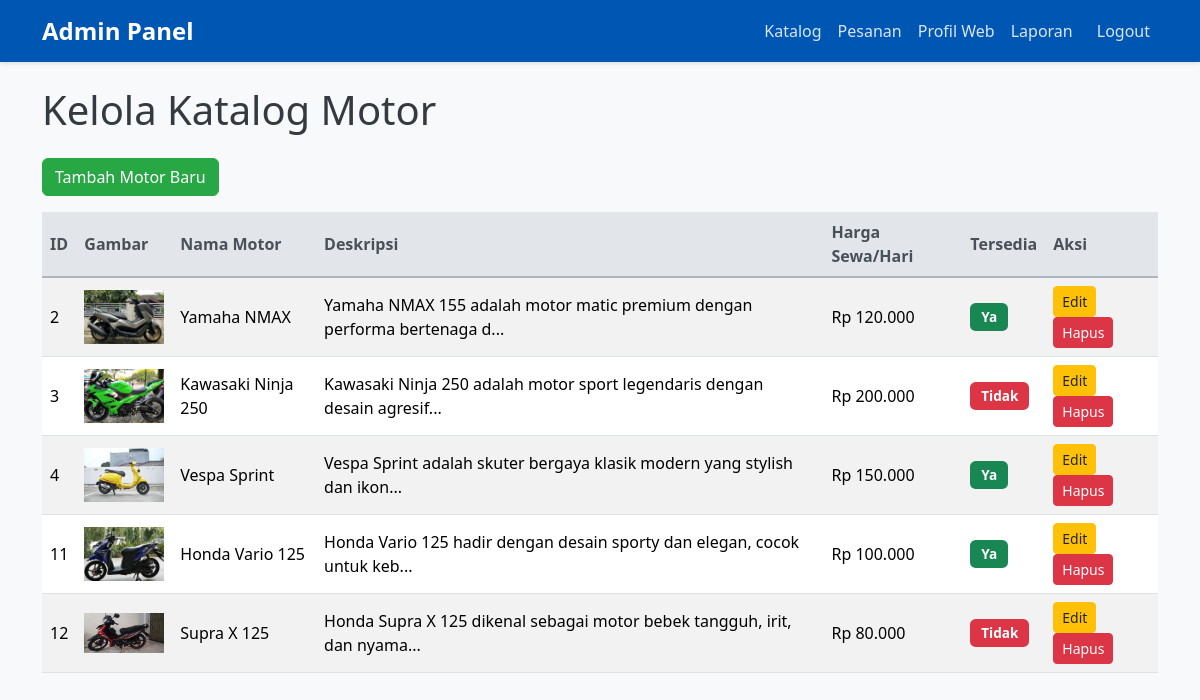
Page /admin/motorcycles/index.php (signed in) on the committed database.
### tables this page shows
CREATE TABLE `motorcycles` (
  `id` int(11) NOT NULL,
  `name` varchar(100) NOT NULL,
  `description` text DEFAULT NULL,
  `rental_price` decimal(10,2) NOT NULL,
  `image_path` varchar(255) DEFAULT NULL,
  `is_available` tinyint(1) DEFAULT 1,
  `created_at` timestamp NOT NULL DEFAULT current_timestamp(),
  `updated_at` timestamp NOT NULL DEFAULT current_timestamp() ON UPDATE current_timestamp()
);

### app/core/Database.php (called while the page is built, shortened)
<?php
class Database {
    private static $instance = null;
    private $conn;
    private function __construct() {
        $dsn = "mysql:host=" . DB_HOST . ";dbname=" . DB_NAME;
        $options = [
            PDO::ATTR_ERRMODE            => PDO::ERRMODE_EXCEPTION,
            PDO::ATTR_DEFAULT_FETCH_MODE => PDO::FETCH_ASSOC,
            PDO::ATTR_EMULATE_PREPARES   => false,
        ];
        try {
            $this->conn = new PDO($dsn, DB_USER, DB_PASS, $options);
        } catch (PDOException $e) {
            die("Koneksi database gagal: " . $e->getMessage());
        }
    }
    public static function getInstance() {
        if (!self::$instance) {
            self::$instance = new Database();
        }
        return self::$instance;
    }
    public function getConnection() {
        return $this->conn;
    }
}
?>

### app/models/Motorcycle.php (called while the page is built, shortened)
<?php
require_once __DIR__ . '/../core/Database.php';
class Motorcycle {
    private $db;
    public function __construct() {
        $this->db = Database::getInstance()->getConnection();
    }
    public function getAllMotorcycles($orderBy = 'id', $orderDirection = 'ASC', $searchQuery = null) {
        $allowedColumns = ['id', 'name', 'rental_price', 'created_at'];
        $orderDirection = strtoupper($orderDirection);
        $sql = "SELECT * FROM motorcycles";
        $params = [];
        $sql .= " ORDER BY " . $orderBy . " " . $orderDirection;
        $stmt = $this->db->prepare($sql);
        $stmt->execute($params);
        return $stmt->fetchAll();
    }
}

### public/admin/motorcycles/index.php (the view, shortened to what this page needs)
<?php
require_once __DIR__ . '/../../../app/models/Motorcycle.php';
require_once __DIR__ . '/../../../app/core/Database.php';
$motorcycleModel = new Motorcycle();
$motorcycles = $motorcycleModel->getAllMotorcycles('id', 'ASC');
?>
<!DOCTYPE html>
<html lang="id">
<head>
    <link href="https://cdn.jsdelivr.net/npm/bootstrap@5.3.3/dist/css/bootstrap.min.css" rel="stylesheet">
    <link rel="stylesheet" href="../../assets/css/style.css">
    <link href="https://cdn.jsdelivr.net/npm/sweetalert2@11/dist/sweetalert2.min.css" rel="stylesheet">
</head>
<body>
    <nav class="navbar navbar-expand-lg navbar-dark bg-dark">
        <div class="container">
            <a class="navbar-brand" href="../dashboard.php">Admin Panel</a>
            <div class="collapse navbar-collapse" id="navbarNav">
                <ul class="navbar-nav ms-auto">
                    <li class="nav-item"><a class="nav-link" href="index.php">Katalog</a></li>
                    <li class="nav-item"><a class="nav-link" href="../orders/">Pesanan</a></li>
                    <?php if ($_SESSION['role'] === 'admin'): ?>
                    <li class="nav-item"><a class="nav-link" href="../profile/">Profil Web</a></li>
                    <li class="nav-item"><a class="nav-link" href="../reports/">Laporan</a></li>
                    <?php endif; ?>
                    <li class="nav-item"><a class="nav-link btn btn-outline-light ms-2" href="../logout.php">Logout</a></li>
                </ul>
            </div>
        </div>
    </nav>
    <div class="container mt-4">
        <h1 class="mb-4">Kelola Katalog Motor</h1>
        <?php if ($_SESSION['role'] === 'admin'): ?>
            <a href="add.php" class="btn btn-success mb-3">Tambah Motor Baru</a>
        <?php endif; ?>
        <?php if (!empty($motorcycles)): ?>
            <div class="table-responsive">
                <table class="table table-striped table-hover">
                    <thead>
                        <tr>
                            <th>ID</th>
                            <th>Gambar</th>
                            <th>Nama Motor</th>
                            <th>Deskripsi</th>
                            <th>Harga Sewa/Hari</th>
                            <th>Tersedia</th>
                            <th>Aksi</th>
                        </tr>
                    </thead>
                    <tbody>
                        <?php foreach ($motorcycles as $motor): ?>
                            <tr>
                                <td><?php echo htmlspecialchars($motor['id']); ?></td>
                                <td>
                                    <?php if (!empty($motor['image_path']) && file_exists(__DIR__ . '/../../' . $motor['image_path'])): ?>
                                        <img src="../../<?php echo htmlspecialchars($motor['image_path']); ?>" alt="<?php echo htmlspecialchars($motor['name']); ?>" width="80">
                                    <?php else: ?>
                                        Tidak ada gambar
                                    <?php endif; ?>
                                </td>
                                <td><?php echo htmlspecialchars($motor['name']); ?></td>
                                <td><?php echo nl2br(htmlspecialchars(substr($motor['description'], 0, 70))); ?>...</td>
                                <td>Rp <?php echo number_format($motor['rental_price'], 0, ',', '.'); ?></td>
                                <td>
                                    <?php if ($motor['is_available']): ?>
                                        <span class="badge bg-success">Ya</span>
                                    <?php else: ?>
                                        <span class="badge bg-danger">Tidak</span>
                                    <?php endif; ?>
                                </td>
                                <td>
                                    <a href="edit.php?id=<?php echo $motor['id']; ?>" class="btn btn-sm btn-warning">Edit</a>
                                    <?php if ($_SESSION['role'] === 'admin'): ?>
                                        <form action="" method="POST" class="d-inline delete-form">
                                            <button type="submit" class="btn btn-sm btn-danger">Hapus</button>
                                        </form>
                                    <?php endif; ?>
                                </td>
                            </tr>
                        <?php endforeach; ?>
                    </tbody>
                </table>
            </div>
        <?php else: ?>
            <div class="alert alert-info">Belum ada motor yang terdaftar.</div>
        <?php endif; ?>
    </div>
</body>
</html>

### public/assets/css/style.css (style rules this page uses)
body { font-family: 'Segoe UI', Tahoma, Geneva, Verdana, sans-serif; background-color: #f8f9fa; color: #343a40; }
.navbar { background-color: #0056b3 !important; box-shadow: 0 2px 4px rgba(0, 0, 0, 0.1); }
.navbar-brand { font-weight: 700; font-size: 1.5rem; }
.navbar-nav .nav-link { color: rgba(255, 255, 255, 0.85) !important; transition: color 0.3s ease; }
.badge { padding: 0.5em 0.8em; font-size: 0.85em; font-weight: 600; border-radius: 0.35rem; }
.btn-success { background-color: #28a745; border-color: #28a745; }
.btn-warning { background-color: #ffc107; border-color: #ffc107; color: #212529; }
.btn-danger { background-color: #dc3545; border-color: #dc3545; }
.table th, .table td { vertical-align: middle; }
.table thead th { background-color: #e2e6ea; color: #495057; border-bottom: 2px solid #adb5bd; }

### rows in the picture
motorcycles: id "2", image_path (picture), name "Yamaha NMAX", description "Yamaha NMAX 155 adalah motor matic premium dengan performa bertenaga d", rental_price "120.000", is_available "Ya"
motorcycles: id "3", image_path (picture), name "Kawasaki Ninja 250", description "Kawasaki Ninja 250 adalah motor sport legendaris dengan desain agresif", rental_price "200.000", is_available "Tidak"
motorcycles: id "4", image_path (picture), name "Vespa Sprint", description "Vespa Sprint adalah skuter bergaya klasik modern yang stylish dan ikon", rental_price "150.000", is_available "Ya"
motorcycles: id "11", image_path (picture), name "Honda Vario 125", description "Honda Vario 125 hadir dengan desain sporty dan elegan, cocok untuk keb", rental_price "100.000", is_available "Ya"
motorcycles: id "12", image_path (picture), name "Supra X 125", description "Honda Supra X 125 dikenal sebagai motor bebek tangguh, irit, dan nyama", rental_price "80.000", is_available "Tidak"
